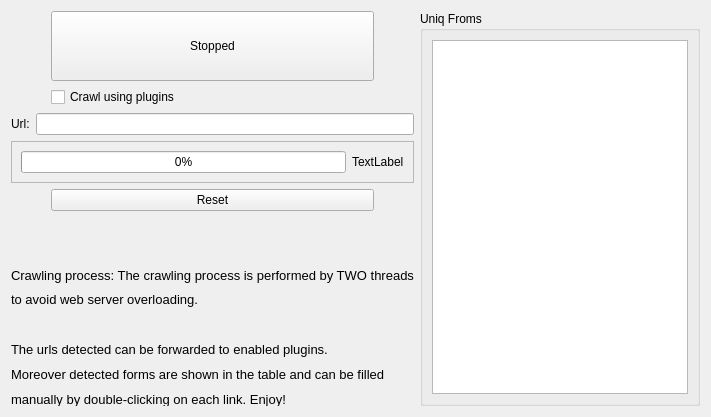
      <widget class="QWidget" name="tab_11" >
       <attribute name="title" >
        <string>Crawler</string>
       </attribute>
       <layout class="QHBoxLayout" name="horizontalLayout_7" >
        <item>
         <layout class="QVBoxLayout" name="verticalLayout" >
          <property name="sizeConstraint" >
           <enum>QLayout::SetMinimumSize</enum>
          </property>
          <item>
           <layout class="QHBoxLayout" name="horizontalLayout_4" >
            <item>
             <spacer name="horizontalSpacer_2" >
              <property name="orientation" >
               <enum>Qt::Horizontal</enum>
              </property>
              <property name="sizeType" >
               <enum>QSizePolicy::Preferred</enum>
              </property>
              <property name="sizeHint" stdset="0" >
               <size>
                <width>40</width>
                <height>20</height>
               </size>
              </property>
             </spacer>
            </item>
            <item>
             <widget class="QPushButton" name="startCrawlButton" >
              <property name="sizePolicy" >
               <sizepolicy vsizetype="Fixed" hsizetype="Preferred" >
                <horstretch>0</horstretch>
                <verstretch>0</verstretch>
               </sizepolicy>
              </property>
              <property name="minimumSize" >
               <size>
                <width>200</width>
                <height>70</height>
               </size>
              </property>
              <property name="text" >
               <string>Stopped</string>
              </property>
              <property name="checkable" >
               <bool>true</bool>
              </property>
             </widget>
            </item>
            <item>
             <spacer name="horizontalSpacer" >
              <property name="orientation" >
               <enum>Qt::Horizontal</enum>
              </property>
              <property name="sizeType" >
               <enum>QSizePolicy::Preferred</enum>
              </property>
              <property name="sizeHint" stdset="0" >
               <size>
                <width>40</width>
                <height>20</height>
               </size>
              </property>
             </spacer>
            </item>
           </layout>
          </item>
          <item>
           <layout class="QHBoxLayout" name="horizontalLayout_5" >
            <item>
             <spacer name="horizontalSpacer_3" >
              <property name="orientation" >
               <enum>Qt::Horizontal</enum>
              </property>
              <property name="sizeType" >
               <enum>QSizePolicy::Preferred</enum>
              </property>
              <property name="sizeHint" stdset="0" >
               <size>
                <width>40</width>
                <height>20</height>
               </size>
              </property>
             </spacer>
            </item>
            <item>
             <widget class="QCheckBox" name="crawlPluginCheck" >
              <property name="sizePolicy" >
               <sizepolicy vsizetype="Fixed" hsizetype="Preferred" >
                <horstretch>0</horstretch>
                <verstretch>0</verstretch>
               </sizepolicy>
              </property>
              <property name="text" >
               <string>Crawl using plugins</string>
              </property>
             </widget>
            </item>
            <item>
             <spacer name="horizontalSpacer_4" >
              <property name="orientation" >
               <enum>Qt::Horizontal</enum>
              </property>
              <property name="sizeType" >
               <enum>QSizePolicy::Preferred</enum>
              </property>
              <property name="sizeHint" stdset="0" >
               <size>
                <width>40</width>
                <height>20</height>
               </size>
              </property>
             </spacer>
            </item>
           </layout>
          </item>
          <item>
           <layout class="QHBoxLayout" name="horizontalLayout" >
            <item>
             <widget class="QLabel" name="label_3" >
              <property name="sizePolicy" >
               <sizepolicy vsizetype="Preferred" hsizetype="Maximum" >
                <horstretch>0</horstretch>
                <verstretch>0</verstretch>
               </sizepolicy>
              </property>
              <property name="text" >
               <string>Url:</string>
              </property>
             </widget>
            </item>
            <item>
             <widget class="QLineEdit" name="domainLimitEdit" >
              <property name="sizePolicy" >
               <sizepolicy vsizetype="Fixed" hsizetype="Preferred" >
                <horstretch>0</horstretch>
                <verstretch>0</verstretch>
               </sizepolicy>
              </property>
             </widget>
            </item>
           </layout>
          </item>
          <item>
           <widget class="QFrame" name="frame" >
            <property name="frameShape" >
             <enum>QFrame::StyledPanel</enum>
            </property>
            <property name="frameShadow" >
             <enum>QFrame::Raised</enum>
            </property>
            <layout class="QHBoxLayout" name="horizontalLayout_2" >
             <item>
              <widget class="QProgressBar" name="crawlProgress" >
               <property name="sizePolicy" >
                <sizepolicy vsizetype="Fixed" hsizetype="Minimum" >
                 <horstretch>0</horstretch>
                 <verstretch>0</verstretch>
                </sizepolicy>
               </property>
               <property name="minimumSize" >
                <size>
                 <width>200</width>
                 <height>0</height>
                </size>
               </property>
               <property name="value" >
                <number>0</number>
               </property>
              </widget>
             </item>
             <item>
              <widget class="QLabel" name="progressLabel" >
               <property name="sizePolicy" >
                <sizepolicy vsizetype="Preferred" hsizetype="Maximum" >
                 <horstretch>0</horstretch>
                 <verstretch>0</verstretch>
                </sizepolicy>
               </property>
               <property name="text" >
                <string>TextLabel</string>
               </property>
              </widget>
             </item>
            </layout>
           </widget>
          </item>
          <item>
           <layout class="QHBoxLayout" name="horizontalLayout_6" >
            <item>
             <spacer name="horizontalSpacer_5" >
              <property name="orientation" >
               <enum>Qt::Horizontal</enum>
              </property>
              <property name="sizeType" >
               <enum>QSizePolicy::Preferred</enum>
              </property>
              <property name="sizeHint" stdset="0" >
               <size>
                <width>40</width>
                <height>20</height>
               </size>
              </property>
             </spacer>
            </item>
            <item>
             <widget class="QPushButton" name="crawlResetButton" >
              <property name="sizePolicy" >
               <sizepolicy vsizetype="Fixed" hsizetype="Preferred" >
                <horstretch>0</horstretch>
                <verstretch>0</verstretch>
               </sizepolicy>
              </property>
              <property name="text" >
               <string>Reset</string>
              </property>
             </widget>
            </item>
            <item>
             <spacer name="horizontalSpacer_6" >
              <property name="orientation" >
               <enum>Qt::Horizontal</enum>
              </property>
              <property name="sizeType" >
               <enum>QSizePolicy::Preferred</enum>
              </property>
              <property name="sizeHint" stdset="0" >
               <size>
                <width>40</width>
                <height>20</height>
               </size>
              </property>
             </spacer>
            </item>
           </layout>
          </item>
          <item>
           <spacer name="verticalSpacer" >
            <property name="orientation" >
             <enum>Qt::Vertical</enum>
            </property>
            <property name="sizeType" >
             <enum>QSizePolicy::Expanding</enum>
            </property>
            <property name="sizeHint" stdset="0" >
             <size>
              <width>20</width>
              <height>40</height>
             </size>
            </property>
           </spacer>
          </item>
          <item>
           <widget class="QLabel" name="label_14" >
            <property name="text" >
             <string>&lt;!DOCTYPE HTML PUBLIC "-//W3C//DTD HTML 4.0//EN" "http://www.w3.org/TR/REC-html40/strict.dtd">
&lt;html>&lt;head>&lt;meta name="qrichtext" content="1" />&lt;style type="text/css">
p, li { white-space: pre-wrap; }
&lt;/style>&lt;/head>&lt;body style=" font-family:'Sans Serif'; font-size:9pt; font-weight:400; font-style:normal;">
&lt;p style=" margin-top:0px; margin-bottom:0px; margin-left:0px; margin-right:0px; -qt-block-indent:0; text-indent:0px;">&lt;span style=" font-size:16pt; vertical-align:sub;">Crawling process: The crawling process is performed by TWO threads&lt;br />to avoid web server overloading.&lt;/span>&lt;/p>
&lt;p style="-qt-paragraph-type:empty; margin-top:0px; margin-bottom:0px; margin-left:0px; margin-right:0px; -qt-block-indent:0; text-indent:0px; font-size:16pt; vertical-align:sub;">&lt;/p>
&lt;p style=" margin-top:0px; margin-bottom:0px; margin-left:0px; margin-right:0px; -qt-block-indent:0; text-indent:0px; font-size:16pt; vertical-align:sub;">The urls detected can be forwarded to enabled plugins.&lt;/p>
&lt;p style=" margin-top:0px; margin-bottom:0px; margin-left:0px; margin-right:0px; -qt-block-indent:0; text-indent:0px; font-size:16pt; vertical-align:sub;">Moreover detected forms are shown in the table and can be filled &lt;/p>
&lt;p style=" margin-top:0px; margin-bottom:0px; margin-left:0px; margin-right:0px; -qt-block-indent:0; text-indent:0px; font-size:16pt; vertical-align:sub;">manually by double-clicking on each link. Enjoy!&lt;/p>&lt;/body>&lt;/html></string>
            </property>
           </widget>
          </item>
         </layout>
        </item>
        <item>
         <widget class="QGroupBox" name="groupBox_8" >
          <property name="sizePolicy" >
           <sizepolicy vsizetype="Preferred" hsizetype="Preferred" >
            <horstretch>0</horstretch>
            <verstretch>0</verstretch>
           </sizepolicy>
          </property>
          <property name="title" >
           <string>Uniq Froms</string>
          </property>
          <layout class="QHBoxLayout" name="horizontalLayout_3" >
           <item>
            <widget class="QListWidget" name="crawlFormsList" >
             <property name="sizePolicy" >
              <sizepolicy vsizetype="Expanding" hsizetype="Preferred" >
               <horstretch>0</horstretch>
               <verstretch>0</verstretch>
              </sizepolicy>
             </property>
             <property name="alternatingRowColors" >
              <bool>true</bool>
             </property>
            </widget>
           </item>
          </layout>
         </widget>
        </item>
       </layout>
      </widget>
